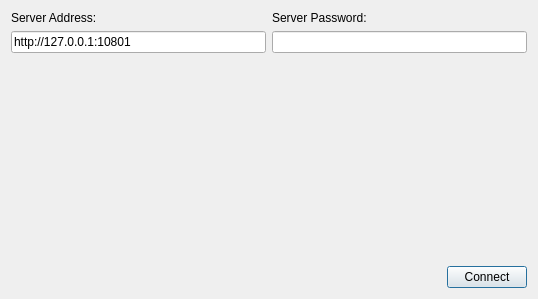
<?xml version="1.0" encoding="UTF-8"?>
<ui version="4.0">
 <class>Connect</class>
 <widget class="QDialog" name="Connect">
  <property name="geometry">
   <rect>
    <x>0</x>
    <y>0</y>
    <width>538</width>
    <height>299</height>
   </rect>
  </property>
  <property name="windowTitle">
   <string>Connect</string>
  </property>
  <layout class="QVBoxLayout" name="verticalLayout">
   <item>
    <layout class="QHBoxLayout" name="horizontalLayout">
     <item>
      <layout class="QVBoxLayout" name="verticalLayout_3">
       <item>
        <widget class="QLabel" name="label_2">
         <property name="text">
          <string>Server Address:</string>
         </property>
        </widget>
       </item>
       <item>
        <widget class="QLineEdit" name="lineEdit_address">
         <property name="text">
          <string>http://127.0.0.1:10801</string>
         </property>
        </widget>
       </item>
      </layout>
     </item>
     <item>
      <layout class="QVBoxLayout" name="verticalLayout_4">
       <item>
        <widget class="QLabel" name="label_3">
         <property name="text">
          <string>Server Password:</string>
         </property>
        </widget>
       </item>
       <item>
        <widget class="QLineEdit" name="lineEdit_password"/>
       </item>
      </layout>
     </item>
    </layout>
   </item>
   <item>
    <spacer name="verticalSpacer">
     <property name="orientation">
      <enum>Qt::Orientation::Vertical</enum>
     </property>
     <property name="sizeHint" stdset="0">
      <size>
       <width>20</width>
       <height>40</height>
      </size>
     </property>
    </spacer>
   </item>
   <item>
    <layout class="QHBoxLayout" name="horizontalLayout_2">
     <item>
      <spacer name="horizontalSpacer">
       <property name="orientation">
        <enum>Qt::Orientation::Horizontal</enum>
       </property>
       <property name="sizeHint" stdset="0">
        <size>
         <width>40</width>
         <height>20</height>
        </size>
       </property>
      </spacer>
     </item>
     <item>
      <widget class="QPushButton" name="pushButton_connect">
       <property name="text">
        <string>Connect</string>
       </property>
      </widget>
     </item>
    </layout>
   </item>
  </layout>
 </widget>
 <resources/>
 <connections/>
</ui>
